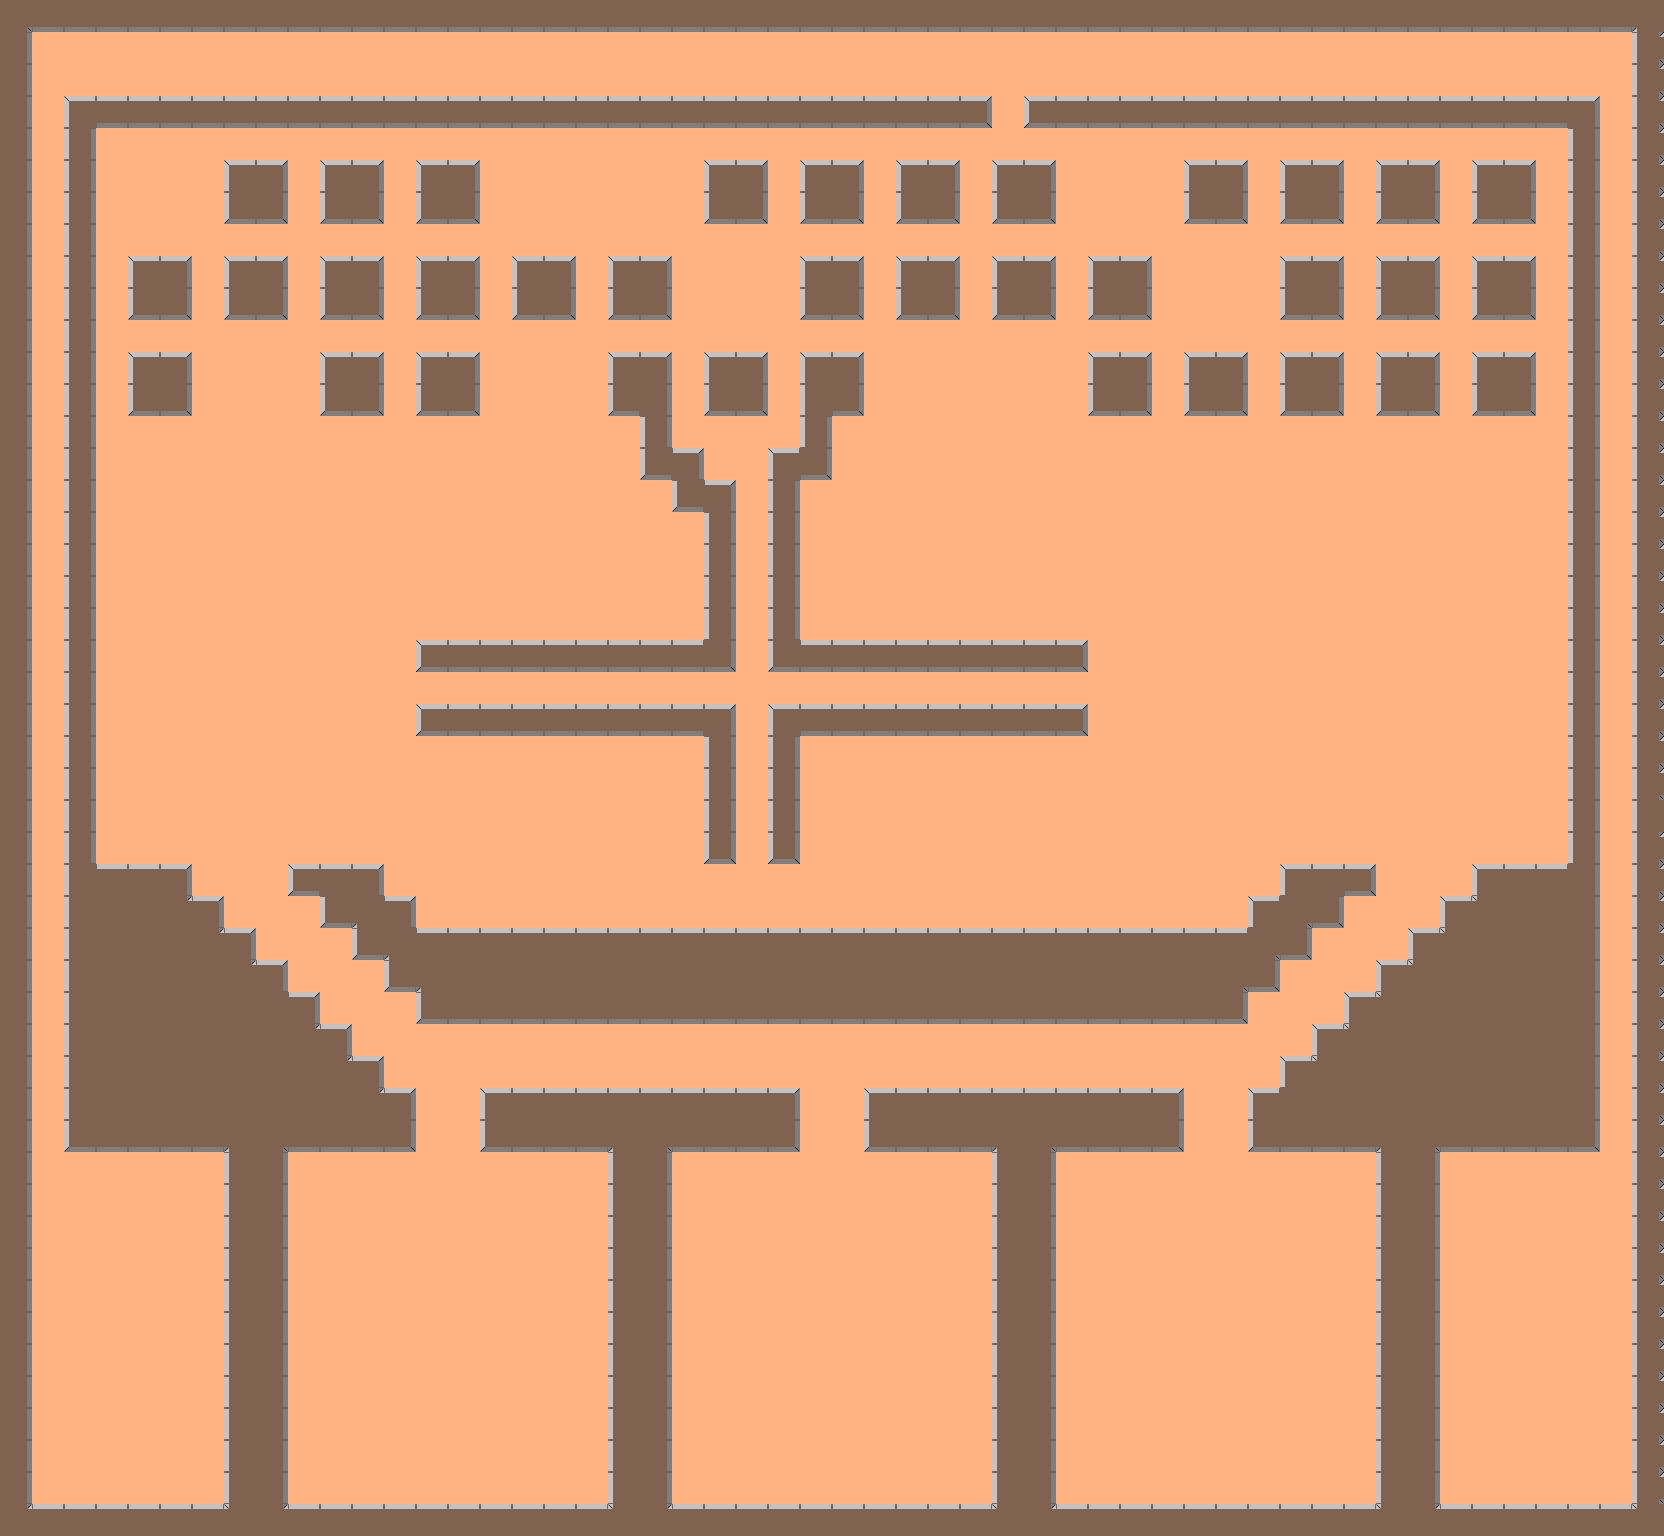

Below is a game level as drawn by its tile map, then a one-line description and the .tmx that defines it (tile-layer data replaced by summaries):
An orthogonal 52x48 tile map with 32x32 px tiles, 2 tile layers (Tile Layer 1, Tile Layer 2), 2 tilesets and 65 objects (49x bouncy_enemy, 13x item_spawn, 3x player_spawn).

<map version="1.0" orientation="orthogonal" width="52" height="48" tilewidth="32" tileheight="32">
 <tileset firstgid="1" name="desert-ground" tilewidth="32" tileheight="32">
  <image source="../tilesets/desert-ground.png" width="64" height="64" />
 </tileset>
 <tileset firstgid="5" name="desert-walls" tilewidth="32" tileheight="32">
  <image source="../tilesets/desert-walls.png" width="256" height="256" />
 </tileset>
 <layer name="Tile Layer 1" width="52" height="48">
  <data>[2496 cells, 2496 non-empty, 1 distinct tile ids]</data>
 </layer>
 <layer name="Tile Layer 2" width="52" height="48">
  <data>[2496 cells, 860 non-empty, 19 distinct tile ids]</data>
 </layer>
 <objectgroup name="Object Layer 1" width="52" height="48">
  <object type="player_spawn" x="290" y="1377" width="315" height="123" />
  <object type="player_spawn" x="678" y="1380" width="315" height="123" />
  <object type="player_spawn" x="1059" y="1378" width="315" height="123" />
  <object type="item_spawn" x="450" y="1121" />
  <object type="item_spawn" x="834" y="1123" />
  <object type="bouncy_enemy" x="61" y="1187" />
  <object type="bouncy_enemy" x="99" y="1187" />
  <object type="bouncy_enemy" x="93" y="1241" />
  <object type="bouncy_enemy" x="117" y="1353" />
  <object type="bouncy_enemy" x="85" y="1427" />
  <object type="bouncy_enemy" x="71" y="1308" />
  <object type="bouncy_enemy" x="159" y="1252" />
  <object type="bouncy_enemy" x="159" y="1207" />
  <object type="bouncy_enemy" x="191" y="1189" />
  <object type="bouncy_enemy" x="196" y="1291" />
  <object type="bouncy_enemy" x="184" y="1359" />
  <object type="bouncy_enemy" x="183" y="1421" />
  <object type="bouncy_enemy" x="136" y="1459" />
  <object type="bouncy_enemy" x="83" y="1485" />
  <object type="bouncy_enemy" x="53" y="1359" />
  <object type="bouncy_enemy" x="129" y="1293" />
  <object type="bouncy_enemy" x="132" y="1216" />
  <object type="bouncy_enemy" x="1578" y="1246" />
  <object type="bouncy_enemy" x="1492" y="1343" />
  <object type="bouncy_enemy" x="1600" y="1341" />
  <object type="bouncy_enemy" x="1506" y="1429" />
  <object type="bouncy_enemy" x="1501" y="1290" />
  <object type="bouncy_enemy" x="1610" y="1286" />
  <object type="bouncy_enemy" x="1528" y="1374" />
  <object type="bouncy_enemy" x="1562" y="1322" />
  <object type="bouncy_enemy" x="1601" y="1477" />
  <object type="bouncy_enemy" x="1492" y="1231" />
  <object type="bouncy_enemy" x="1509" y="1474" />
  <object type="bouncy_enemy" x="1472" y="1193" />
  <object type="bouncy_enemy" x="1605" y="1225" />
  <object type="bouncy_enemy" x="1546" y="1489" />
  <object type="bouncy_enemy" x="1557" y="1357" />
  <object type="bouncy_enemy" x="1586" y="1431" />
  <object type="bouncy_enemy" x="1602" y="1386" />
  <object type="bouncy_enemy" x="1526" y="1243" />
  <object type="bouncy_enemy" x="1628" y="1079" />
  <object type="bouncy_enemy" x="1560" y="1210" />
  <object type="bouncy_enemy" x="1521" y="1307" />
  <object type="bouncy_enemy" x="1484" y="1394" />
  <object type="item_spawn" x="1217" y="1124" />
  <object type="bouncy_enemy" x="1611" y="965" />
  <object type="bouncy_enemy" x="1612" y="924" />
  <object type="bouncy_enemy" x="1615" y="879" />
  <object type="bouncy_enemy" x="1616" y="832" />
  <object type="bouncy_enemy" x="1616" y="783" />
  <object type="bouncy_enemy" x="45" y="1009" />
  <object type="bouncy_enemy" x="47" y="952" />
  <object type="bouncy_enemy" x="48" y="908" />
  <object type="bouncy_enemy" x="49" y="869" />
  <object type="bouncy_enemy" x="51" y="835" />
  <object type="item_spawn" x="131" y="68" />
  <object type="item_spawn" x="160" y="68" />
  <object type="item_spawn" x="193" y="67" />
  <object type="item_spawn" x="224" y="68" />
  <object type="item_spawn" x="1568" y="65" />
  <object type="item_spawn" x="1540" y="68" />
  <object type="item_spawn" x="1508" y="68" />
  <object type="item_spawn" x="1475" y="67" />
  <object type="item_spawn" x="739" y="687" />
  <object type="item_spawn" x="767" y="687" />
 </objectgroup>
</map>
